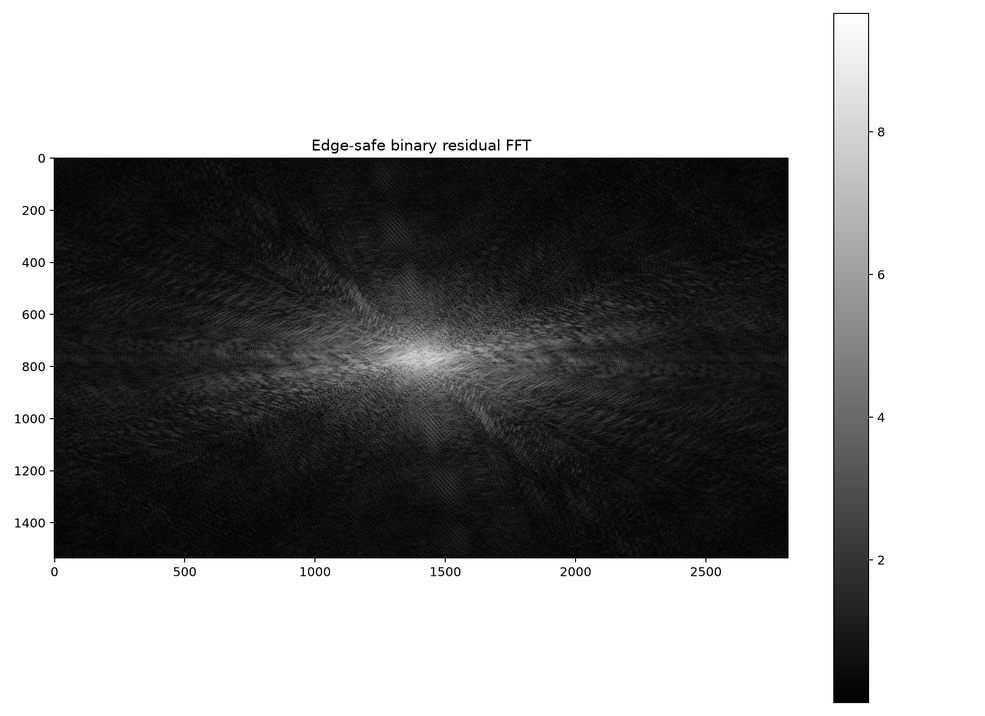
#> input picture results_gg/fft_residual/residual_fft_before.png, 985 x 716 px, shrunk from 1980 x 1440 before the run; its folder holds only this picture in this run
$ python fft_residual_tool.py results_gg/fft_residual/residual_fft_before.png
#> lines starting #> are read from the running program, lines starting #| are printed output that depends on the picture; after the words box and inside, x2 and y2 are one past the last pixel; in counts of white or black regions, pixels touching at a corner belong together
#!/usr/bin/env python3
"""
FFT residual analyzer / manual restoration test.

Important: the original black/white spiral is itself a powerful frequency pattern.
This script therefore subtracts an inferred binary model first and works on the residual.

It will NOT automatically delete detected peaks. Peak discovery and filtering are deliberately
separate operations because a strong FFT peak is not automatically an artifact.
"""

from __future__ import annotations

import argparse
import csv
import math
from pathlib import Path

import numpy as np
from PIL import Image
import matplotlib.pyplot as plt
from scipy.ndimage import distance_transform_edt, maximum_filter
from skimage.filters import threshold_otsu


def parse_notch(s):
    p=[float(x) for x in s.split(",")]
    if len(p)!=4:
        raise argparse.ArgumentTypeError("notch = dx,dy,radius,strength")
    dx,dy,radius,strength=p
    if radius<=0 or not 0<=strength<=1:
        raise argparse.ArgumentTypeError("radius>0 and 0<=strength<=1")
    return dx,dy,radius,strength


def luma(rgb):
    f=rgb.astype(np.float64)
    return .2126*f[...,0]+.7152*f[...,1]+.0722*f[...,2]


def edge_mask(binary,margin):
    b=binary>127
    e=np.zeros_like(b)
    e[:,1:] |= b[:,1:] != b[:,:-1]
    e[:,:-1] |= b[:,1:] != b[:,:-1]
    e[1:,:] |= b[1:,:] != b[:-1,:]
    e[:-1,:] |= b[1:,:] != b[:-1,:]
    d=distance_transform_edt(~e)
    return d>=margin


def spectrum(x):
    x=x.astype(np.float64)-np.mean(x)
    win=np.outer(np.hanning(x.shape[0]),np.hanning(x.shape[1]))
    F=np.fft.fftshift(np.fft.fft2(x*win))
    return F,np.abs(F)**2


def peaks(power,count=80,dc=6):
    h,w=power.shape; cy,cx=h//2,w//2
    yy,xx=np.indices(power.shape)
    p=power.copy()
    p[(xx-cx)**2+(yy-cy)**2<=dc**2]=0
    loc=p==maximum_filter(p,size=5,mode="nearest")
    co=np.argwhere(loc); va=p[loc]; order=np.argsort(va)[::-1]
    out=[]
    for i in order[:count]:
        y,x=co[i]; dx,dy=int(x-cx),int(y-cy); r=math.hypot(dx,dy)
        per=min(h,w)/r if r else float("inf")
        out.append((dx,dy,float(va[i]),float(per)))
    return out


def notch_mask(shape,notches):
    h,w=shape; cy,cx=h//2,w//2
    yy,xx=np.indices(shape); m=np.ones(shape,dtype=np.float64)
    expanded=[]
    seen=set()
    for dx,dy,r,s in notches:
        for item in [(dx,dy,r,s),(-dx,-dy,r,s)]:
            key=tuple(round(v,6) for v in item)
            if key not in seen:
                seen.add(key); expanded.append(item)
    for dx,dy,r,s in expanded:
        d2=(xx-(cx+dx))**2+(yy-(cy+dy))**2
        reject=np.exp(-d2/(2*r*r))
        m *= 1.0-s*reject
    return np.clip(m,0,1),expanded


def save_fft(power,path,title):
    d=np.log1p(power/max(float(np.median(power)),1e-30))
    plt.figure(figsize=(11,8)); plt.imshow(d,cmap="gray"); plt.colorbar(); plt.title(title)
    plt.tight_layout(); plt.savefig(path,dpi=180); plt.close()


def main():
    ap=argparse.ArgumentParser()
    ap.add_argument("image")
    ap.add_argument("--output",default="fft_residual")
    ap.add_argument("--notch",type=parse_notch,action="append",default=[])
    ap.add_argument("--edge-margin",type=float,default=3.0)
    ap.add_argument("--gain",type=float,default=20.0)
    args=ap.parse_args()

    out=Path(args.output); out.mkdir(parents=True,exist_ok=True)
    rgb=np.asarray(Image.open(args.image).convert("RGB"),dtype=np.uint8)
    y=luma(rgb)
    t=float(threshold_otsu(np.clip(np.rint(y),0,255).astype(np.uint8)))
#> t = 139
    ideal=np.where(y>t,255.0,0.0)
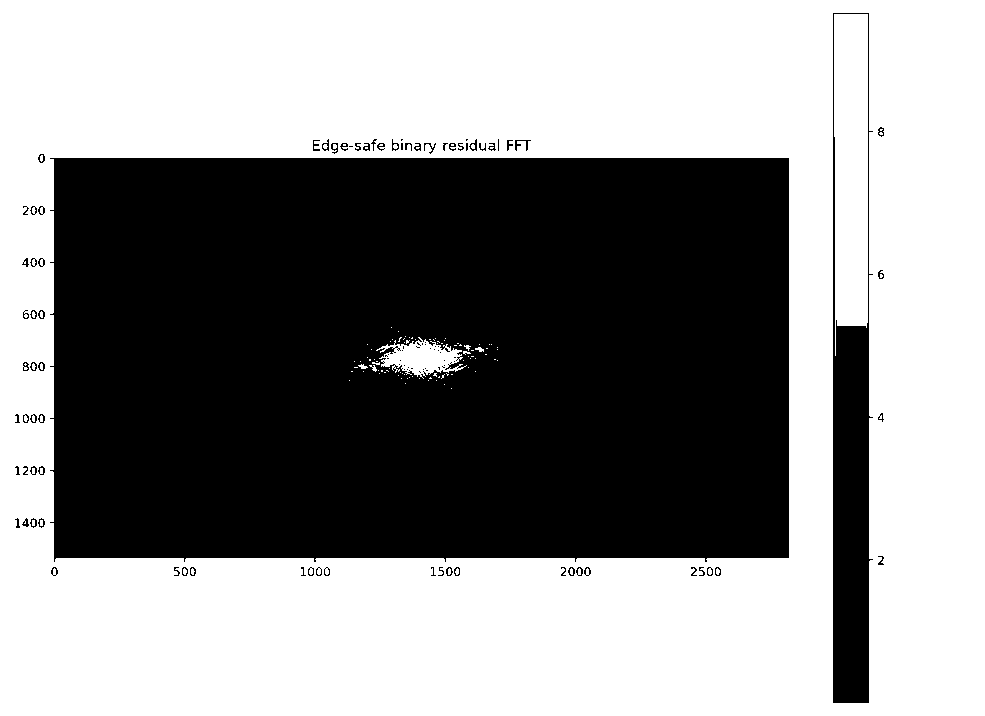
#> ideal: shape (716, 985) float64; 56.3% white; 110 black regions (42 under 20 px), largest, box (x1, y1, x2, y2) and area: (50, 158, 789, 562) 291821, (833, 13, 873, 703) 14416, (515, 140, 531, 151) 62
    residual=y-ideal
    flat=edge_mask(ideal,args.edge_margin)
#> in edge_mask, `e[:,1:] |= b[:,1:] != b[:,:-1]`: e: shape (716, 985) bool; 0.8% white in thin lines or dots, all inside (x1, y1, x2, y2) = (15, 13, 885, 703)
#> in edge_mask, `e[:-1,:] |= b[1:,:] != b[:-1,:]`: e: shape (716, 985) bool; 2.2% white; 51 white regions (22 under 20 px), largest, box (x1, y1, x2, y2) and area: (49, 157, 790, 563) 4664, (832, 12, 874, 704) 3951, (353, 335, 489, 382) 1848
#> in edge_mask, `return d>=margin`:
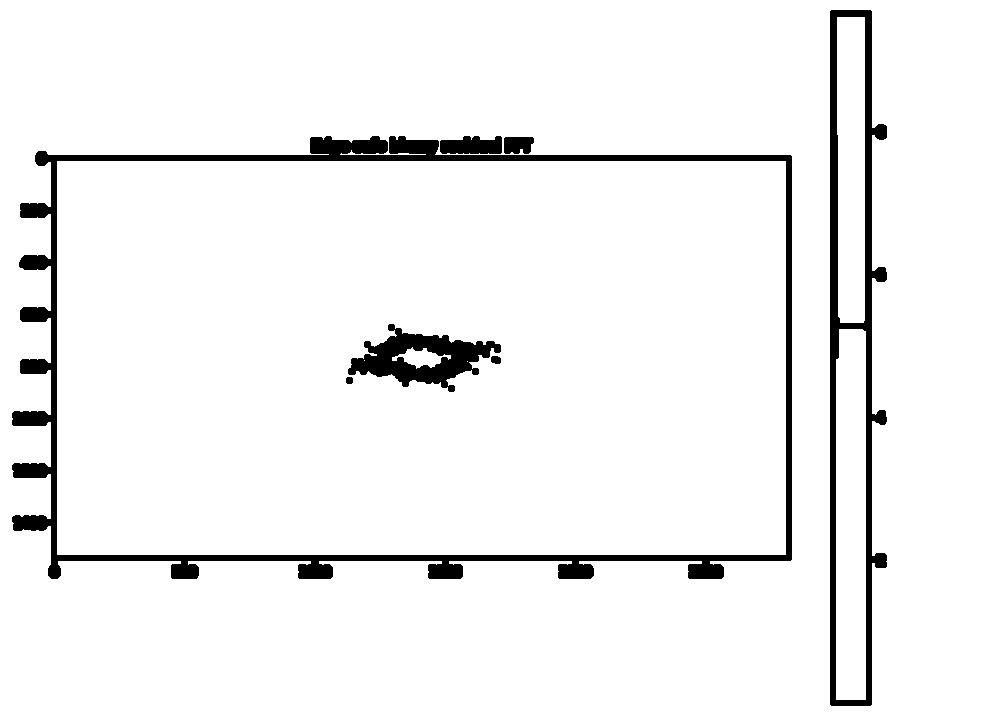
#> returned value: shape (716, 985) bool; 94.6% white; 7 black regions, largest, box (x1, y1, x2, y2) and area: (12, 136, 792, 579) 21791, (830, 10, 887, 706) 10560, (348, 324, 501, 392) 4533

    # For the global transform, suppress edge-near residual so the intended spiral boundary is not
    # interpreted as an artifact. The resulting FFT is a residual diagnostic, not an FFT of the image.
    r=residual.copy()
    mean=float(r[flat].mean()) if flat.any() else 0.0
#> mean = 10.48
    r[~flat]=mean
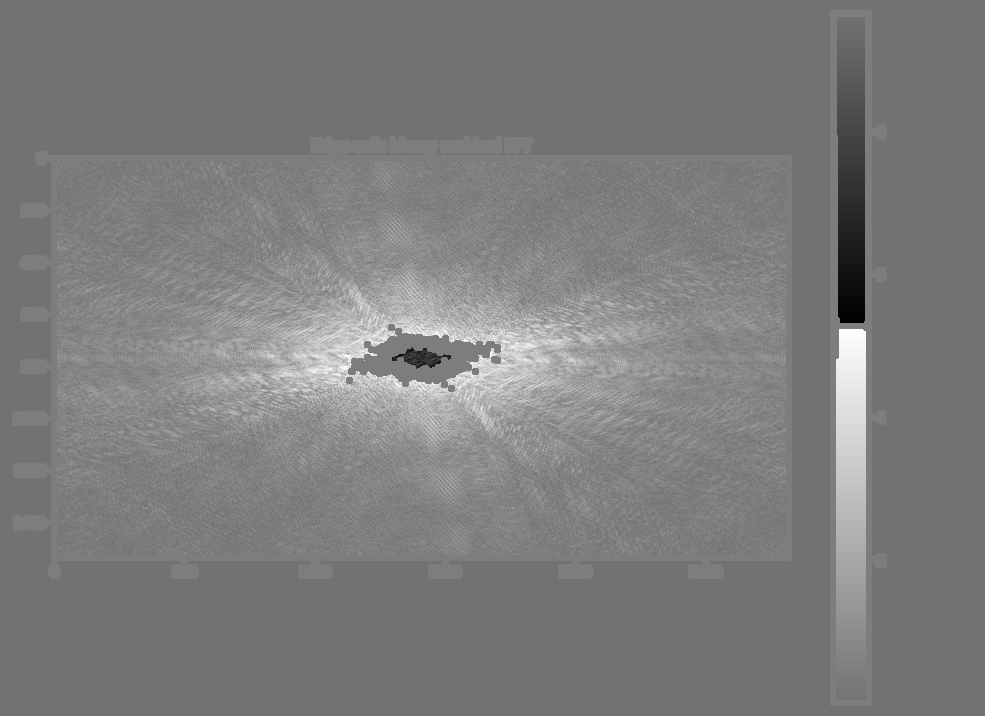
#> r: shape (716, 985) float64; min -114, max 139, mean 10.5; drawn with min black and max white
    F,power=spectrum(r)
    save_fft(power,out/"residual_fft_before.png","Edge-safe binary residual FFT")
#> in save_fft, `plt.tight_layout()`:
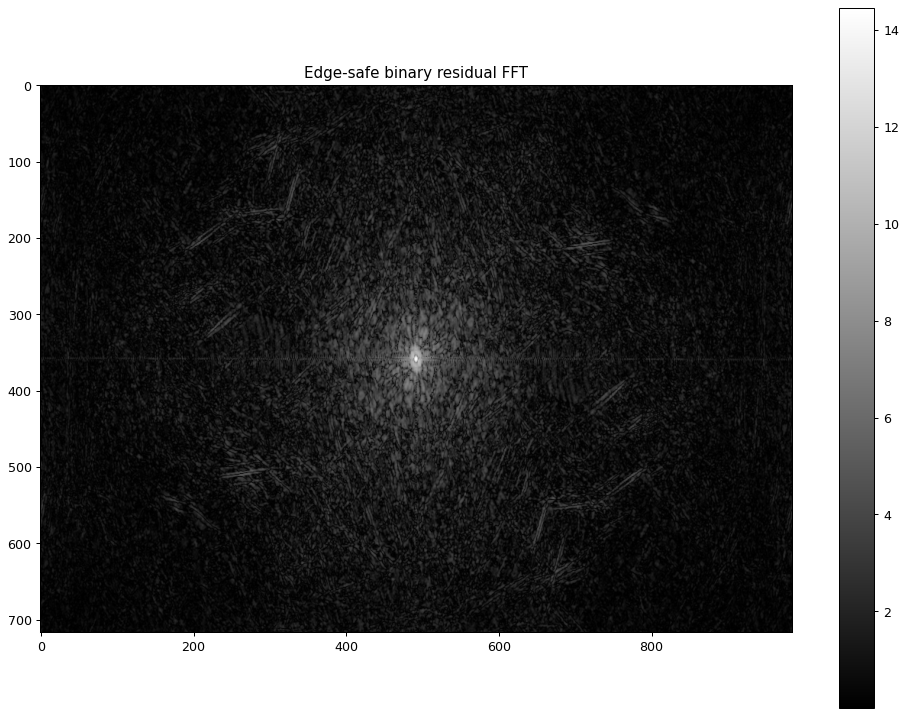
#> figure drawn by matplotlib, 2 panels

    pk=peaks(power)
#> in peaks, `p[(xx-cx)**2+(yy-cy)**2<=dc**2]=0`: p: shape (716, 985) float64; min 0, max 1.27e+11, mean 35130288.3
#> in peaks, `loc=p==maximum_filter(p,size=5,mode="nearest")`:
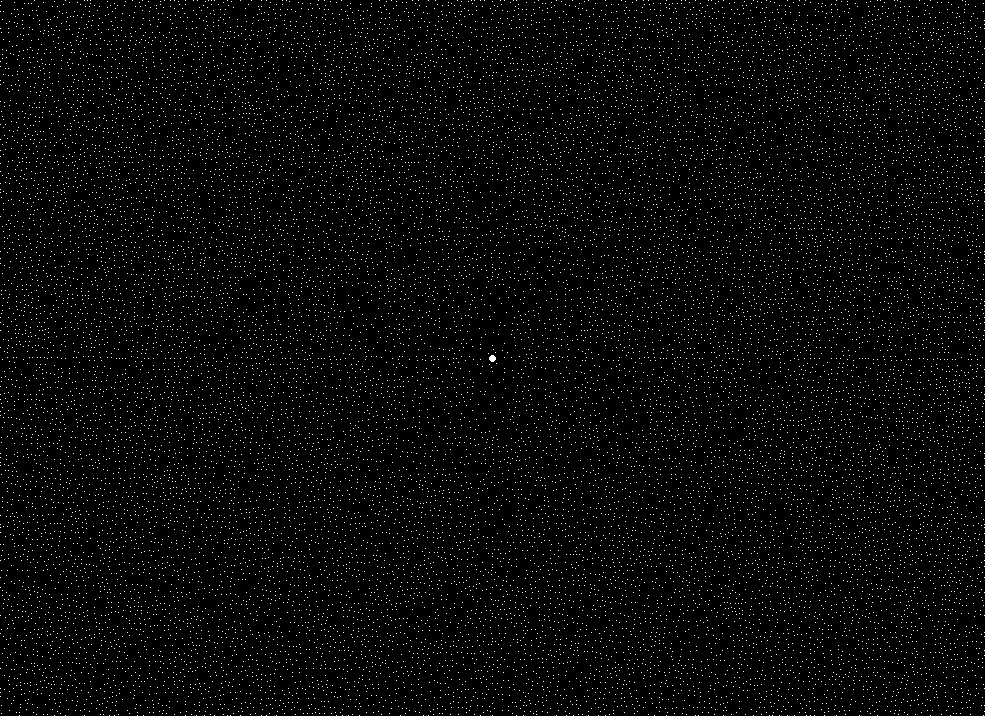
#> loc: shape (716, 985) bool; 2.7% white in thin lines or dots
#> in peaks, `co = np.argwhere(loc)`: co = 18887 pairs, first value 0 to 715, second value 0 to 984
#> in peaks, `va = p[loc]`: va = 18887 values, max 1.27e+11 at index 9612, min 0 at index 9338, mean 86579195
#> in peaks, `order = np.argsort(va)[::-1]`: order = 18887 values, max 18886 at index 14875, min 0 at index 15881, mean 9443
#> the loop in peaks, `for i in order[:count]:` made 80 passes
#> (i, y, x, dx, dy, r, per) on passes 1 to 12: (9612, 363, 496, 4, 5, 6.4, 111.8), (9310, 353, 488, -4, -5, 6.4, 111.8), (9710, 367, 491, -1, 9, 9.06, 79.07), (9212, 349, 493, 1, -9, 9.06, 79.07), (9281, 352, 495, 3, -6, 6.71, 106.7), (9641, 364, 489, -3, 6, 6.71, 106.7), (9115, 345, 492, 0, -13, 13, 55.08), (9807, 371, 492, 0, 13, 13, 55.08), (9408, 357, 504, 12, -1, 12.04, 59.46), (9514, 359, 480, -12, 1, 12.04, 59.46), (9640, 364, 477, -15, 6, 16.16, 44.32), (9282, 352, 507, 15, -6, 16.16, 44.32)
#> after the loop in peaks, `for i in order[:count]:`: out = 80 items, first 6: (4, 5, 1.27e+11, 111.8), (-4, -5, 1.27e+11, 111.8), (-1, 9, 8.82e+10, 79.07), (1, -9, 8.82e+10, 79.07), (3, -6, 8.2e+10, 106.7), (-3, 6, 8.2e+10, 106.7)
#> pk has the same summary as out in peaks
    with open(out/"residual_spectral_candidates.csv","w",newline="") as fh:
        wr=csv.writer(fh); wr.writerow(["rank","dx","dy","power","approx_period_px"])
        for i,row in enumerate(pk,1): wr.writerow([i,*row])
#> this loop made 80 passes
#> row on passes 1 to 12: (4, 5, 1.27e+11, 111.8), (-4, -5, 1.27e+11, 111.8), (-1, 9, 8.82e+10, 79.07), (1, -9, 8.82e+10, 79.07), (3, -6, 8.2e+10, 106.7), (-3, 6, 8.2e+10, 106.7), (0, -13, 4.67e+10, 55.08), (0, 13, 4.67e+10, 55.08), (12, -1, 1.14e+10, 59.46), (-12, 1, 1.14e+10, 59.46), (-15, 6, 7.47e+09, 44.32), (15, -6, 7.47e+09, 44.32)

    Image.fromarray(np.clip(128+r*4,0,255).astype(np.uint8),mode="L").save(out/"edge_safe_residual_x4.png")
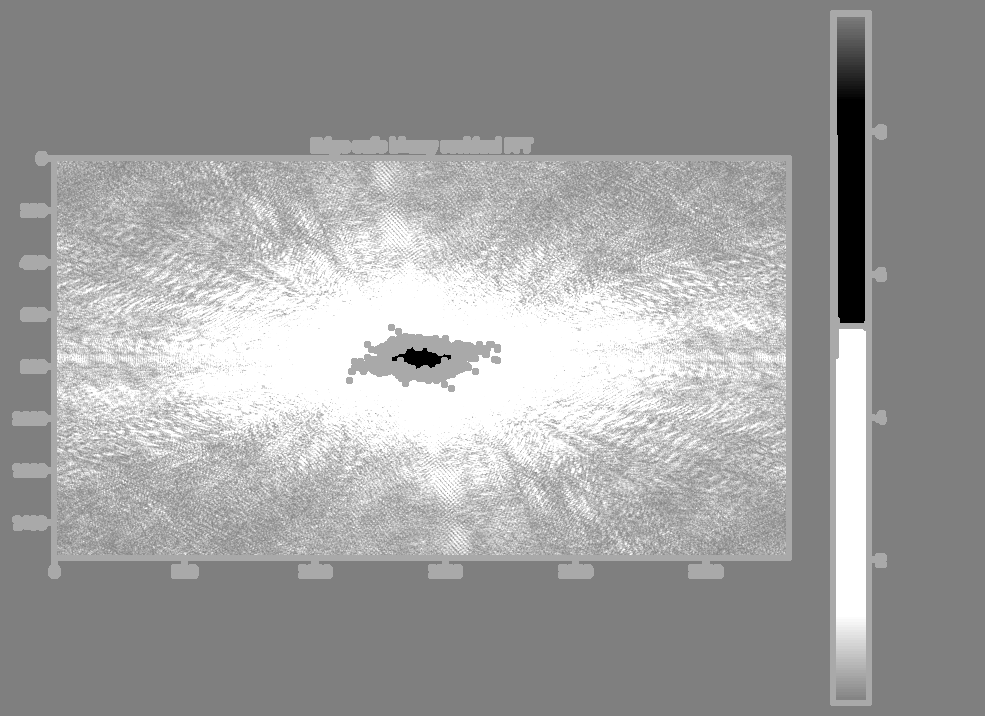
#> saved as edge_safe_residual_x4.png: PIL image 985x716 L; min 0, max 255, mean 160.6

    if not args.notch:
        print(f"Scan done: {out}")
        print("No notches applied. Inspect residual_spectral_candidates.csv and residual_fft_before.png.")
        return

    mask,expanded=notch_mask(r.shape,args.notch)
    Fr=np.fft.fftshift(np.fft.fft2(r-r.mean()))
    filtered=np.fft.ifft2(np.fft.ifftshift(Fr*mask)).real+r.mean()
    removed=r-filtered

    # Apply the filtered residual only as a pre-threshold reconstruction, then project back to exact
    # black/white. This avoids leaving periodic grayscale behind in the final 2-color output.
    reconstructed=ideal+filtered
    final=np.where(reconstructed>t,255,0).astype(np.uint8)

    Image.fromarray(final,mode="L").convert("RGB").save(out/"restored_binary_rgb.png")
    Image.fromarray(final,mode="L").convert("1",dither=Image.Dither.NONE).save(out/"restored_1bit.png")
    Image.fromarray(np.clip(128+removed*args.gain,0,255).astype(np.uint8),mode="L").save(out/"removed_residual_component_x20.png")

    plt.figure(figsize=(11,8)); plt.imshow(mask,cmap="gray",vmin=0,vmax=1); plt.colorbar()
    plt.title("Manual residual FFT notch mask"); plt.tight_layout(); plt.savefig(out/"notch_mask.png",dpi=180); plt.close()

    _,after=spectrum(filtered)
    save_fft(after,out/"residual_fft_after.png","Residual FFT after manual notch test")

    with open(out/"notches_used.txt","w") as fh:
        for item in expanded: fh.write(repr(item)+"\n")

    print(f"Filtered test done: {out}")
    print("Inspect removed_residual_component_x20.png before trusting the restoration.")


if __name__=="__main__":
    main()
